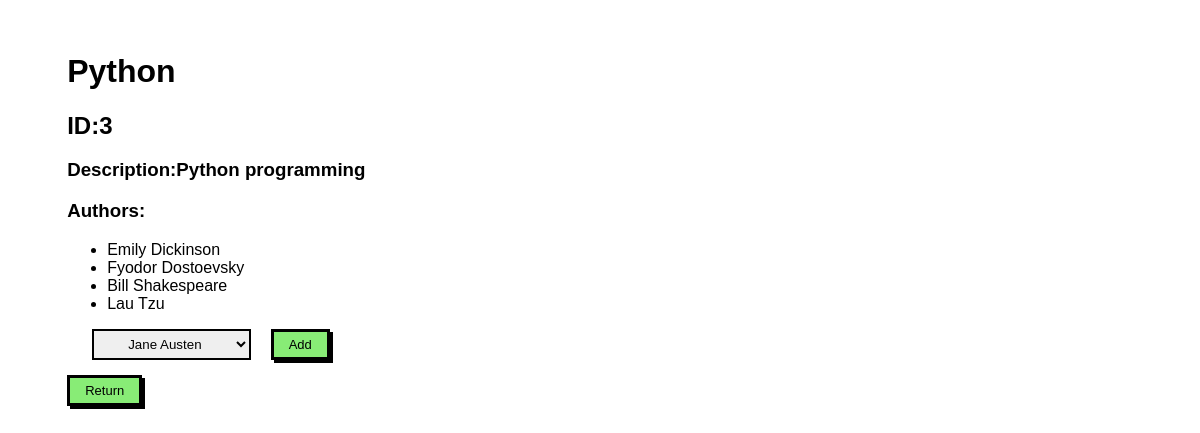
Page /book/3 on the committed database.
### books_authors_app/models.py (models this page shows, shortened)
class book(models.Model):
    title = models.CharField(max_length=70)
    desc = models.TextField()
    created_at = models.DateTimeField(auto_now_add=True)
    updated_at = models.DateTimeField(auto_now=True)
    def show(id):
        return book.objects.get(id=int(id))

class author(models.Model):
    first_name = models.CharField(max_length=45)
    last_name = models.CharField(max_length=45)
    notes = models.TextField()
    books = models.ManyToManyField(book,related_name="authors")
    created_at = models.DateTimeField(auto_now_add=True)
    updated_at = models.DateTimeField(auto_now=True)
    def show_all():
        return author.objects.all()

### books_authors_app/views.py (the view)
# urls.py: path('book/<int:id>', views.book_view),
def book_view(request,id):
    context={
        "onebook":book.show(id),
        "allauthors":author.show_all()
    }
    return render(request,"onebook.html",context)

### books_authors_app/templates/onebook.html (shortened to what this page needs)
<!DOCTYPE html>
<html lang="en">
<head>
    {%load static%}
    <link rel="stylesheet" href="{% static 'css/styling2.css' %}">
</head>
<body>
    <div class="container">
        <h1>{{onebook.title}}</h1>
        <h2>ID:{{onebook.id}}</h2>
        <h3>Description:{{onebook.desc}}</h3>
        <h3>Authors:</h3>
        <ul>
            {%for author in onebook.authors.all%}
            <li>{{author.first_name}} {{author.last_name}}</li>
            {%endfor%}
        </ul>
        <form method="post" action="/authoradd">
            <select name="author1">
                {%for authorr in allauthors%}
                {%if authorr not in onebook.authors.all%}
                <option value="{{authorr.id}}">{{authorr.first_name}} {{authorr.last_name}}</option>
                {%endif%}
                {%endfor%}
            </select>
            <button type="submit" class="btn">Add</button>
        </form>
        <form action="/return">
            <button type="submit" class="btn">Return</button>
        </form>
    </div>
</body>
</html>

### books_authors_app/static/css/styling2.css (style rules this page uses)
* { font-family: sans-serif; }
.container { padding-left: 5%; padding-top: 2%; }
.btn { font-size: small; color: black; background-color: rgb(136, 236, 118); padding: 5px 15px; border: 3px solid black; box-shadow: 3px 3px black; }
select { border: 2px solid black; padding: 5px 30px; margin-bottom: 15px; margin-right: 15px; margin-left: 25px; }

### rows in the picture
book: title "Python", id "3", desc "Python programming"
author: first_name "Emily", last_name "Dickinson"
author: first_name "Fyodor", last_name "Dostoevsky"
author: first_name "Bill", last_name "Shakespeare"
author: first_name "Lau", last_name "Tzu"

### other values in the picture
form field author1 "Jane Austen"
